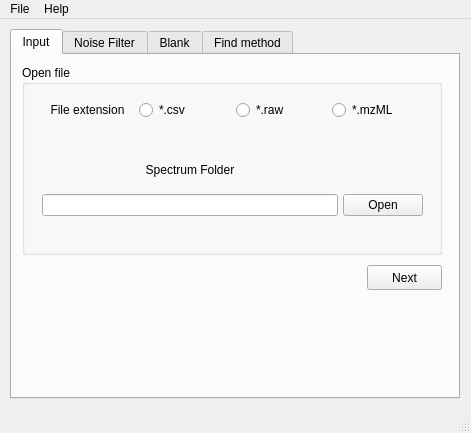
<?xml version="1.0" encoding="UTF-8"?>
<ui version="4.0">
 <class>MainWindow</class>
 <widget class="QMainWindow" name="MainWindow">
  <property name="geometry">
   <rect>
    <x>0</x>
    <y>0</y>
    <width>471</width>
    <height>433</height>
   </rect>
  </property>
  <property name="windowTitle">
   <string>MainWindow</string>
  </property>
  <widget class="QWidget" name="centralwidget">
   <widget class="QTabWidget" name="tabWidget">
    <property name="geometry">
     <rect>
      <x>10</x>
      <y>10</y>
      <width>450</width>
      <height>370</height>
     </rect>
    </property>
    <property name="currentIndex">
     <number>0</number>
    </property>
    <widget class="QWidget" name="tab_1">
     <attribute name="title">
      <string>Input</string>
     </attribute>
     <widget class="QGroupBox" name="groupBox">
      <property name="geometry">
       <rect>
        <x>10</x>
        <y>10</y>
        <width>420</width>
        <height>190</height>
       </rect>
      </property>
      <property name="title">
       <string>Open file</string>
      </property>
      <property name="flat">
       <bool>false</bool>
      </property>
      <property name="checkable">
       <bool>false</bool>
      </property>
      <widget class="QWidget" name="gridLayoutWidget">
       <property name="geometry">
        <rect>
         <x>20</x>
         <y>80</y>
         <width>381</width>
         <height>71</height>
        </rect>
       </property>
       <layout class="QGridLayout" name="files_selectro_Layout">
        <property name="bottomMargin">
         <number>0</number>
        </property>
        <property name="horizontalSpacing">
         <number>5</number>
        </property>
        <property name="verticalSpacing">
         <number>0</number>
        </property>
        <item row="1" column="2">
         <widget class="QPushButton" name="OpenSP_btn">
          <property name="text">
           <string>Open</string>
          </property>
         </widget>
        </item>
        <item row="1" column="1">
         <widget class="QLineEdit" name="SP_line"/>
        </item>
        <item row="0" column="1">
         <widget class="QLabel" name="SP_label">
          <property name="frameShape">
           <enum>QFrame::NoFrame</enum>
          </property>
          <property name="frameShadow">
           <enum>QFrame::Plain</enum>
          </property>
          <property name="text">
           <string>Spectrum Folder</string>
          </property>
          <property name="scaledContents">
           <bool>false</bool>
          </property>
          <property name="alignment">
           <set>Qt::AlignCenter</set>
          </property>
         </widget>
        </item>
       </layout>
      </widget>
      <widget class="QWidget" name="gridLayoutWidget_3">
       <property name="geometry">
        <rect>
         <x>20</x>
         <y>30</y>
         <width>381</width>
         <height>31</height>
        </rect>
       </property>
       <layout class="QGridLayout" name="gridLayout">
        <item row="0" column="2">
         <widget class="QRadioButton" name="raw_rdbtn">
          <property name="text">
           <string>*.raw</string>
          </property>
         </widget>
        </item>
        <item row="0" column="3">
         <widget class="QRadioButton" name="mzML_rdbtn">
          <property name="text">
           <string>*.mzML</string>
          </property>
         </widget>
        </item>
        <item row="0" column="1">
         <widget class="QRadioButton" name="csv_rdbtn">
          <property name="text">
           <string>*.csv</string>
          </property>
         </widget>
        </item>
        <item row="0" column="0">
         <widget class="QLabel" name="FileExtension_Label">
          <property name="frameShape">
           <enum>QFrame::NoFrame</enum>
          </property>
          <property name="frameShadow">
           <enum>QFrame::Plain</enum>
          </property>
          <property name="text">
           <string>File extension</string>
          </property>
          <property name="scaledContents">
           <bool>false</bool>
          </property>
          <property name="alignment">
           <set>Qt::AlignCenter</set>
          </property>
         </widget>
        </item>
       </layout>
      </widget>
     </widget>
     <widget class="QPushButton" name="Next1_btn">
      <property name="geometry">
       <rect>
        <x>355</x>
        <y>210</y>
        <width>75</width>
        <height>25</height>
       </rect>
      </property>
      <property name="text">
       <string>Next</string>
      </property>
     </widget>
    </widget>
    <widget class="QWidget" name="tab_2">
     <attribute name="title">
      <string>Noise Filter</string>
     </attribute>
     <widget class="QGroupBox" name="gBox_Filter">
      <property name="geometry">
       <rect>
        <x>10</x>
        <y>10</y>
        <width>420</width>
        <height>190</height>
       </rect>
      </property>
      <property name="title">
       <string>Filter</string>
      </property>
      <widget class="QCheckBox" name="EnableFilter_cbtn">
       <property name="geometry">
        <rect>
         <x>150</x>
         <y>20</y>
         <width>141</width>
         <height>20</height>
        </rect>
       </property>
       <property name="text">
        <string>Enable Filtering</string>
       </property>
      </widget>
      <widget class="QGroupBox" name="gBox_NoiseFilter">
       <property name="geometry">
        <rect>
         <x>10</x>
         <y>50</y>
         <width>401</width>
         <height>131</height>
        </rect>
       </property>
       <property name="title">
        <string/>
       </property>
       <widget class="QWidget" name="gridLayoutWidget_2">
        <property name="geometry">
         <rect>
          <x>10</x>
          <y>10</y>
          <width>381</width>
          <height>101</height>
         </rect>
        </property>
        <layout class="QGridLayout" name="gridLayout_2">
         <item row="1" column="2">
          <widget class="QSpinBox" name="BreakCount_spinbox">
           <property name="maximum">
            <number>300</number>
           </property>
           <property name="value">
            <number>200</number>
           </property>
          </widget>
         </item>
         <item row="1" column="0">
          <widget class="QLabel" name="label_2">
           <property name="text">
            <string>Break Count</string>
           </property>
          </widget>
         </item>
         <item row="0" column="2">
          <widget class="QDoubleSpinBox" name="IntensePerc_spinbox">
           <property name="maximum">
            <double>1.000000000000000</double>
           </property>
           <property name="singleStep">
            <double>0.050000000000000</double>
           </property>
           <property name="value">
            <double>0.800000000000000</double>
           </property>
          </widget>
         </item>
         <item row="0" column="0">
          <widget class="QLabel" name="label">
           <property name="text">
            <string>Max Intensity Percentile</string>
           </property>
          </widget>
         </item>
         <item row="0" column="1">
          <spacer name="horizontalSpacer">
           <property name="orientation">
            <enum>Qt::Horizontal</enum>
           </property>
           <property name="sizeType">
            <enum>QSizePolicy::Fixed</enum>
           </property>
           <property name="sizeHint" stdset="0">
            <size>
             <width>90</width>
             <height>20</height>
            </size>
           </property>
          </spacer>
         </item>
        </layout>
       </widget>
      </widget>
     </widget>
     <widget class="QPushButton" name="Next2_btn">
      <property name="geometry">
       <rect>
        <x>355</x>
        <y>210</y>
        <width>75</width>
        <height>25</height>
       </rect>
      </property>
      <property name="text">
       <string>Next</string>
      </property>
     </widget>
    </widget>
    <widget class="QWidget" name="tab">
     <attribute name="title">
      <string>Blank</string>
     </attribute>
     <widget class="QGroupBox" name="gBox_Blank_2">
      <property name="geometry">
       <rect>
        <x>10</x>
        <y>10</y>
        <width>420</width>
        <height>190</height>
       </rect>
      </property>
      <property name="title">
       <string>Blank Subtraction</string>
      </property>
      <widget class="QCheckBox" name="EnableBlank_cbtn">
       <property name="geometry">
        <rect>
         <x>120</x>
         <y>20</y>
         <width>181</width>
         <height>20</height>
        </rect>
       </property>
       <property name="text">
        <string>Enable Blank Subtraction </string>
       </property>
      </widget>
      <widget class="QGroupBox" name="gBox_BlankSubtract">
       <property name="geometry">
        <rect>
         <x>10</x>
         <y>50</y>
         <width>401</width>
         <height>131</height>
        </rect>
       </property>
       <property name="title">
        <string/>
       </property>
       <widget class="QWidget" name="gridLayoutWidget_4">
        <property name="geometry">
         <rect>
          <x>10</x>
          <y>10</y>
          <width>381</width>
          <height>101</height>
         </rect>
        </property>
        <layout class="QGridLayout" name="files_selectro_Layout_2">
         <property name="bottomMargin">
          <number>0</number>
         </property>
         <property name="horizontalSpacing">
          <number>5</number>
         </property>
         <property name="verticalSpacing">
          <number>0</number>
         </property>
         <item row="1" column="3">
          <widget class="QPushButton" name="OpenBL_btn">
           <property name="text">
            <string>Open</string>
           </property>
          </widget>
         </item>
         <item row="0" column="1">
          <widget class="QLabel" name="BL_label">
           <property name="frameShape">
            <enum>QFrame::NoFrame</enum>
           </property>
           <property name="frameShadow">
            <enum>QFrame::Plain</enum>
           </property>
           <property name="text">
            <string>Blank Spectra</string>
           </property>
           <property name="scaledContents">
            <bool>false</bool>
           </property>
           <property name="alignment">
            <set>Qt::AlignCenter</set>
           </property>
          </widget>
         </item>
         <item row="1" column="1">
          <widget class="QLineEdit" name="BL_line"/>
         </item>
         <item row="3" column="3">
          <widget class="QSpinBox" name="BlankRatio_sBox">
           <property name="value">
            <number>10</number>
           </property>
          </widget>
         </item>
         <item row="2" column="1">
          <spacer name="verticalSpacer">
           <property name="orientation">
            <enum>Qt::Vertical</enum>
           </property>
           <property name="sizeHint" stdset="0">
            <size>
             <width>20</width>
             <height>40</height>
            </size>
           </property>
          </spacer>
         </item>
         <item row="1" column="2">
          <spacer name="horizontalSpacer_2">
           <property name="orientation">
            <enum>Qt::Horizontal</enum>
           </property>
           <property name="sizeType">
            <enum>QSizePolicy::Fixed</enum>
           </property>
           <property name="sizeHint" stdset="0">
            <size>
             <width>20</width>
             <height>20</height>
            </size>
           </property>
          </spacer>
         </item>
         <item row="3" column="1">
          <widget class="QLabel" name="label_3">
           <property name="text">
            <string>Signal to Blank ratio</string>
           </property>
           <property name="alignment">
            <set>Qt::AlignCenter</set>
           </property>
          </widget>
         </item>
        </layout>
       </widget>
      </widget>
     </widget>
     <widget class="QPushButton" name="Next3_btn">
      <property name="geometry">
       <rect>
        <x>355</x>
        <y>210</y>
        <width>75</width>
        <height>25</height>
       </rect>
      </property>
      <property name="text">
       <string>Next</string>
      </property>
     </widget>
    </widget>
    <widget class="QWidget" name="tab_3">
     <attribute name="title">
      <string>Find method</string>
     </attribute>
     <widget class="QGroupBox" name="gBox_SearchMethod">
      <property name="geometry">
       <rect>
        <x>10</x>
        <y>10</y>
        <width>420</width>
        <height>190</height>
       </rect>
      </property>
      <property name="title">
       <string>Search method</string>
      </property>
      <property name="flat">
       <bool>false</bool>
      </property>
      <property name="checkable">
       <bool>false</bool>
      </property>
      <widget class="QPushButton" name="EC_Dialog_btn">
       <property name="geometry">
        <rect>
         <x>30</x>
         <y>60</y>
         <width>150</width>
         <height>50</height>
        </rect>
       </property>
       <property name="text">
        <string>Elemental Composition</string>
       </property>
      </widget>
      <widget class="QPushButton" name="DB_Dialog_btn">
       <property name="geometry">
        <rect>
         <x>240</x>
         <y>60</y>
         <width>150</width>
         <height>50</height>
        </rect>
       </property>
       <property name="text">
        <string>Compounds List</string>
       </property>
      </widget>
     </widget>
    </widget>
   </widget>
  </widget>
  <widget class="QMenuBar" name="menubar">
   <property name="geometry">
    <rect>
     <x>0</x>
     <y>0</y>
     <width>471</width>
     <height>21</height>
    </rect>
   </property>
   <widget class="QMenu" name="menuFile">
    <property name="title">
     <string>File</string>
    </property>
    <addaction name="actionClose"/>
   </widget>
   <widget class="QMenu" name="menuHelp">
    <property name="title">
     <string>Help</string>
    </property>
    <addaction name="actionDocumentation"/>
    <addaction name="actionAbout"/>
   </widget>
   <addaction name="menuFile"/>
   <addaction name="menuHelp"/>
  </widget>
  <widget class="QStatusBar" name="statusbar"/>
  <action name="actionClose">
   <property name="text">
    <string>Close</string>
   </property>
  </action>
  <action name="actionDocumentation">
   <property name="text">
    <string>Documentation</string>
   </property>
  </action>
  <action name="actionAbout">
   <property name="text">
    <string>About</string>
   </property>
  </action>
 </widget>
 <resources/>
 <connections/>
</ui>
